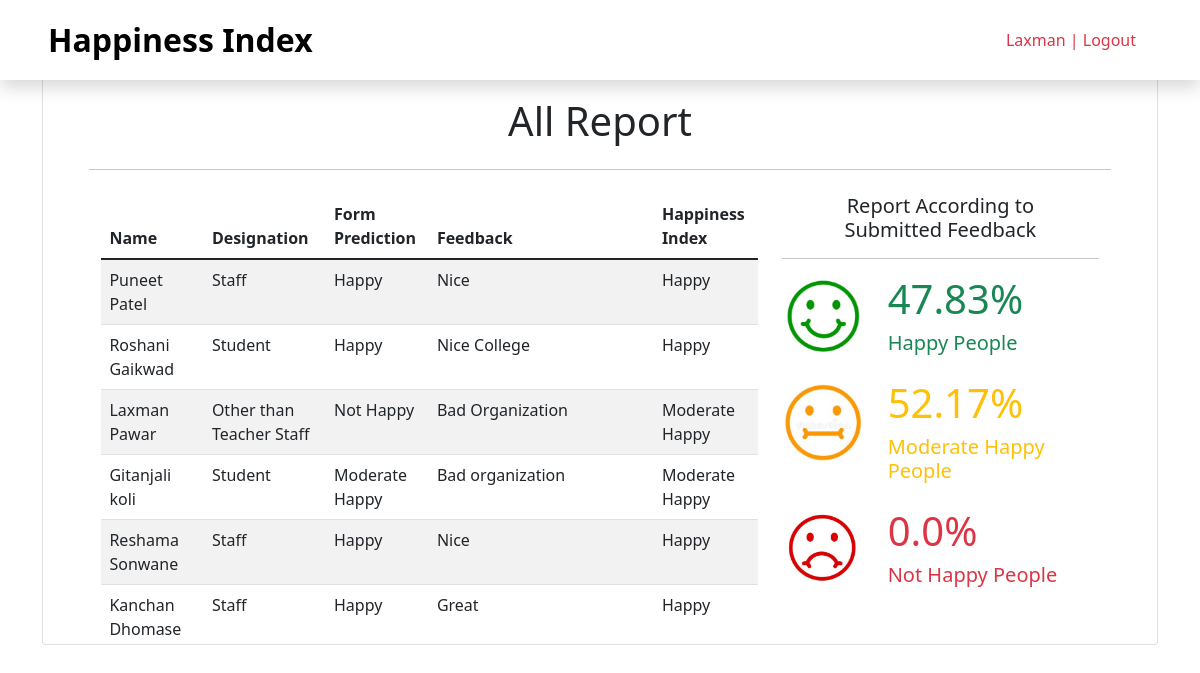
/all_report (signed in), run on the app's committed database.
### app/models.py (models this page shows, shortened)
class feedback(models.Model):
    username = models.CharField(max_length= 70)
    name = models.CharField(max_length= 70)
    designation = models.CharField(max_length= 70)
    q1 = models.CharField(max_length= 50)
    q2 = models.CharField(max_length= 50)
    q3 = models.CharField(max_length= 50)
    q4 = models.CharField(max_length= 50)
    q5 = models.CharField(max_length= 50)
    q6 = models.CharField(max_length= 50)
    q7 = models.CharField(max_length= 50)
    q8 = models.CharField(max_length= 50)
    q9 = models.CharField(max_length= 50)
    q10 = models.CharField(max_length= 50)
    q11 = models.CharField(max_length= 50)
    q12 = models.CharField(max_length= 50)
    q13 = models.CharField(max_length= 50)
    q14 = models.CharField(max_length= 50)
    q15 = models.CharField(max_length= 50)
    qus_pred = models.CharField(max_length= 50)
    feedback = models.CharField(max_length= 500)
    feedback_pred = models.CharField(max_length= 50)
    happiness_index = models.CharField(max_length= 50)
    date = models.DateField()

### app/views.py (the view)
# urls.py: path("all_report", views.all_report, name= "all_report"),
@login_required(login_url="log_in")
@cache_control(no_cache = True, must_revalidate = True, no_store = True)
def all_report(request):
    student = feedback.objects.all()
    happy = 0
    modarate_happy = 0
    not_happy = 0
    total = 0
    for std in student:
        if std.happiness_index == "Happy":
            happy += 1
        elif std.happiness_index == "Moderate Happy":
            modarate_happy += 1
        else:
            not_happy += 1
        total+=1
    happy_percent = (happy/total)* 100
    modarate_happy_percent = (modarate_happy/total)* 100
    not_happy_percent = (not_happy/total)* 100
    context = {
        'fname': request.user.first_name,
        'student' : student,
        'happy_percent' : float("{:.2f}".format(happy_percent)),
        'modarate_happy_percent' : float("{:.2f}".format(modarate_happy_percent)),
        'not_happy_percent' : float("{:.2f}".format(not_happy_percent))
    }
    return render(request, "all_report.html", context)

### templates/all_report.html (shortened to what this page needs)
{% extends 'base.html' %}
{% block body %}
{% if user.is_authenticated %}
<div class="container">
    <div class="card mb-2">
        <div class="row col-lg-11 m-auto mt-5">
            <h1 class="text-center mt-5 mb-4">All Report</h1>
            <hr>
            <div class="col-lg-8 mt-2" style="height:450px; overflow: auto;">
                <table class="table table-striped">
                    <thead>
                        <tr>
                            <th scope="col">Name</th>
                            <th scope="col">Designation</th>
                            <th scope="col">Form Prediction</th>
                            <th scope="col">Feedback</th>
                            <th scope="col">Happiness Index</th>
                        </tr>
                    </thead>
                    <tbody>
                        {% for student in student %}
                        {% if student %}
                        <tr>
                            <td>{{student.name}}</td>
                            <td>{{student.designation}}</td>
                            <td>{{student.qus_pred}}</td>
                            <td>{{student.feedback}}</td>
                            <td>{{student.happiness_index}}</td>
                        </tr>
                        {% endif %}
                        {% endfor %}
                    </tbody>
                </table>
            </div>
            <div class="col-lg-4 mt-2 justify-content-center">
                <h5 class="text-center mx-3">Report According to Submitted Feedback</h5>
                <hr>
                <div class="row col-lg-12">
                    <div class="col-lg-4">
                        <img src="static/img/happy_face.jpg" alt="static/img/happy_face.jpg"
                            style="height: fit-content;">
                    </div>
                    <div class="col-lg-8">
                        <h1 class="text-success">{{happy_percent}}%</h1>
                        <h5 class="text-success">Happy People</h5>
                    </div>
                </div>
                <div class="row col-lg-12 mt-3">
                    <div class="col-lg-4">
                        <img src="static/img/normal_face.jpg" alt="static/img/happy_face.jpg"
                            style="height: fit-content;">
                    </div>
                    <div class="col-lg-8">
                        <h1 class="text-warning">{{modarate_happy_percent}}%</h1>
                        <h5 class="text-warning">Moderate Happy People</h5>
                    </div>
                </div>
                <div class="row col-lg-12 mt-3">
                    <div class="col-lg-4">
                        <img src="static/img/not_happy_face.jpg" alt="static/img/happy_face.jpg"
                            style="height: fit-content;">
                    </div>
                    <div class="col-lg-8">
                        <h1 class="text-danger">{{not_happy_percent}}%</h1>
                        <h5 class="text-danger">Not Happy People</h5>
                    </div>
                </div>
            </div>
        </div>
    </div>
</div>
{% endif %}
{% endblock body %}

### templates/base.html (shortened to what this page needs)
<!DOCTYPE html>
<html lang="en">
<head>
  <link href="https://cdn.jsdelivr.net/npm/bootstrap@5.1.3/dist/css/bootstrap.min.css" rel="stylesheet"
>
  <link rel="stylesheet" href="static/css/style.css" />
</head>
<body>
  <nav class="d-flex align-items-center position-fixed px-5 py-3 shadow">
    <a class="text-decoration-none text-black fs-2"> <b> Happiness Index </b></a>
    <div class="d-flex ms-auto gap-3">
      {% if user.is_authenticated %}
        {% if user.username == "admin@gmail.com" %}
        <a class="nav-link btn btn-primary text-white" href="all_report">All Reports</a>
        <a class="nav-link text-danger" href="log_out">{{fname}} | Logout</a>
        {% else %}
        <a class="nav-link text-danger" href="log_out">{{fname}} | Logout</a>
        {% endif %}
      {% else %}
      <a class="nav-link active " aria-current="page" href="/">Home</a>
      <a class="nav-link" href="log_in">Login</a>
      <a class="nav-link" href="register">Register</a>
      {% endif %}
    </div>
  </nav>
    {% block body %}
    {% endblock body %}
</body>
</html>

### static/css/style.css (style rules this page uses)
* { padding: 0; margin: 0; box-sizing: border-box; }
nav { width: 100%; z-index: 99; background-color: white; }
img { height: 100vh; width: 100%; }

### data on the page
feedback: name "Puneet Patel", designation "Staff", qus_pred "Happy", feedback "Nice", happiness_index "Happy"
feedback: name "Roshani Gaikwad", designation "Student", qus_pred "Happy", feedback "Nice College", happiness_index "Happy"
feedback: name "Laxman Pawar", designation "Other than Teacher Staff", qus_pred "Not Happy", feedback "Bad Organization", happiness_index "Moderate Happy"
feedback: name "Gitanjali koli", designation "Student", qus_pred "Moderate Happy", feedback "Bad organization", happiness_index "Moderate Happy"
feedback: name "Reshama Sonwane", designation "Staff", qus_pred "Happy", feedback "Nice", happiness_index "Happy"
feedback: name "Kanchan Dhomase", designation "Staff", qus_pred "Happy", feedback "Great", happiness_index "Happy"

### other printed values
{{ fname }} "Laxman"
{{ happy_percent }} "47.83"
{{ modarate_happy_percent }} "52.17"
{{ not_happy_percent }} "0.0"
